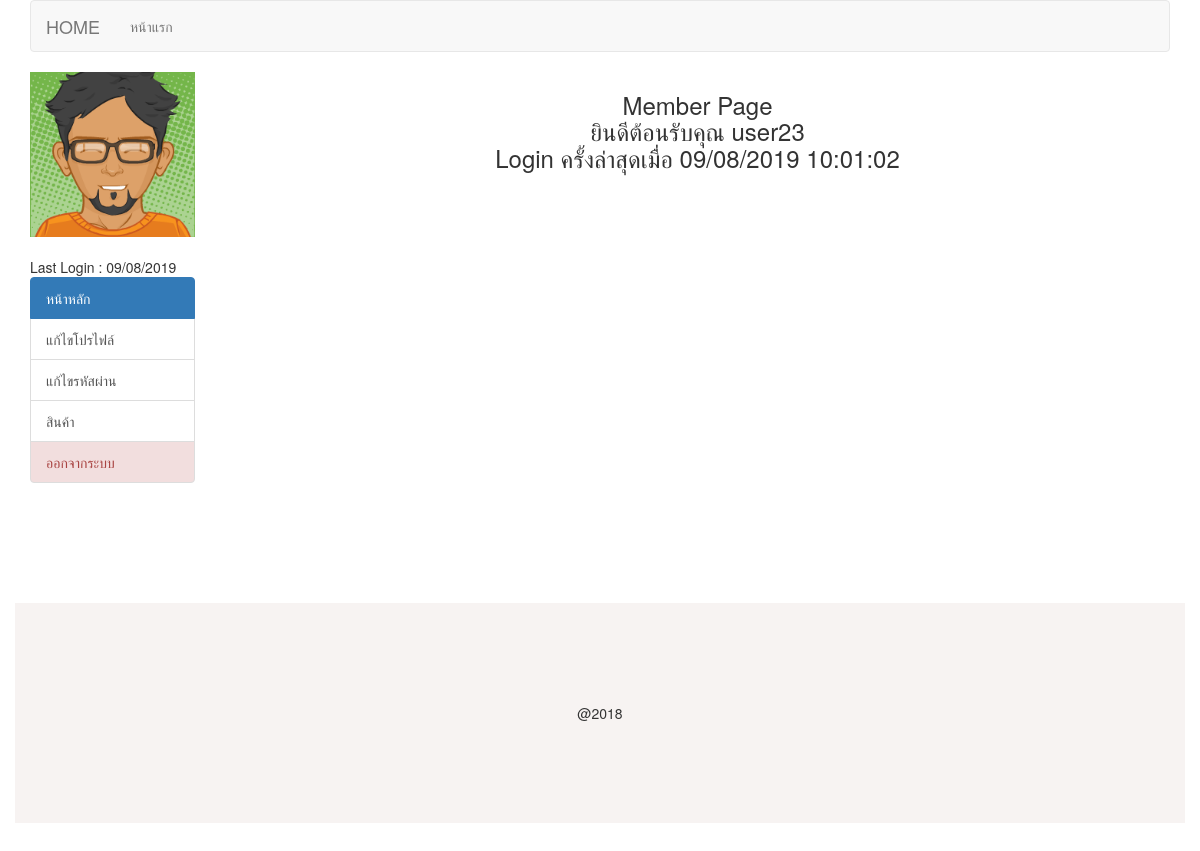
/member/ (signed in), run on the app's committed database.
### tables this page shows
CREATE TABLE `tbl_member` (
  `m_id` int(11) NOT NULL,
  `m_username` varchar(50) NOT NULL,
  `m_password` varchar(128) NOT NULL,
  `m_fname` varchar(20) NOT NULL,
  `m_name` varchar(100) NOT NULL,
  `m_lname` varchar(100) NOT NULL,
  `m_email` varchar(50) NOT NULL,
  `m_phone` varchar(20) NOT NULL,
  `m_img` varchar(50) NOT NULL,
  `m_level` varchar(10) NOT NULL,
  `m_datesave` timestamp NOT NULL DEFAULT CURRENT_TIMESTAMP
);

### member/index.php (the view, shortened to what this page needs)
<?php include('hder.php');  ?>
<body>
  <?php include('nav.php'); ?>
  <div class="container">
    <div class="row">
      <div class="col-md-2">
        <?php include('menu_l.php');?>
      </div>
      <div class="col-md-10">
        <h3 align="center"> Member Page
          <br>
          ยินดีต้อนรับคุณ
          <?php echo $m_name;?>
          <br>
          Login ครั้งล่าสุดเมื่อ
          <?php echo date('d/m/Y H:i:s', strtotime($lastlogin));?>
        </h3>
      </div>
    </div>
  </div>
  <?php include('footer.php'); ?>
</body>
<?php include('js.php'); ?>

### member/menu_l.php
<img src="../mimg/<?php echo $m_img;?>" alt="" width="100%">
<br><br>
Last Login :
<?php echo date('d/m/Y', strtotime($lastlogin));?>
<br>
<div class="list-group">
	<a href="index.php" class="list-group-item active">
		หน้าหลัก
	</a>
	<a href="index.php?act=edit" class="list-group-item">
		แก้ไขโปรไฟล์
	</a>
	<a href="index.php?act=pwd" class="list-group-item">
		แก้ไขรหัสผ่าน
	</a>
	<a href="prd.php" class="list-group-item">สินค้า</a>
	<a href="../logout.php" onclick="return confirm('Confirm?');" class="list-group-item list-group-item-danger">ออกจากระบบ</a>
</div>

### data on the page
tbl_member: m_img (picture), m_name "user23"

### other printed values
date('d/m/Y', strtotime($lastlogin)) "09/08/2019"
date('d/m/Y H:i:s', strtotime($lastlogin)) "09/08/2019 10:01:02"
